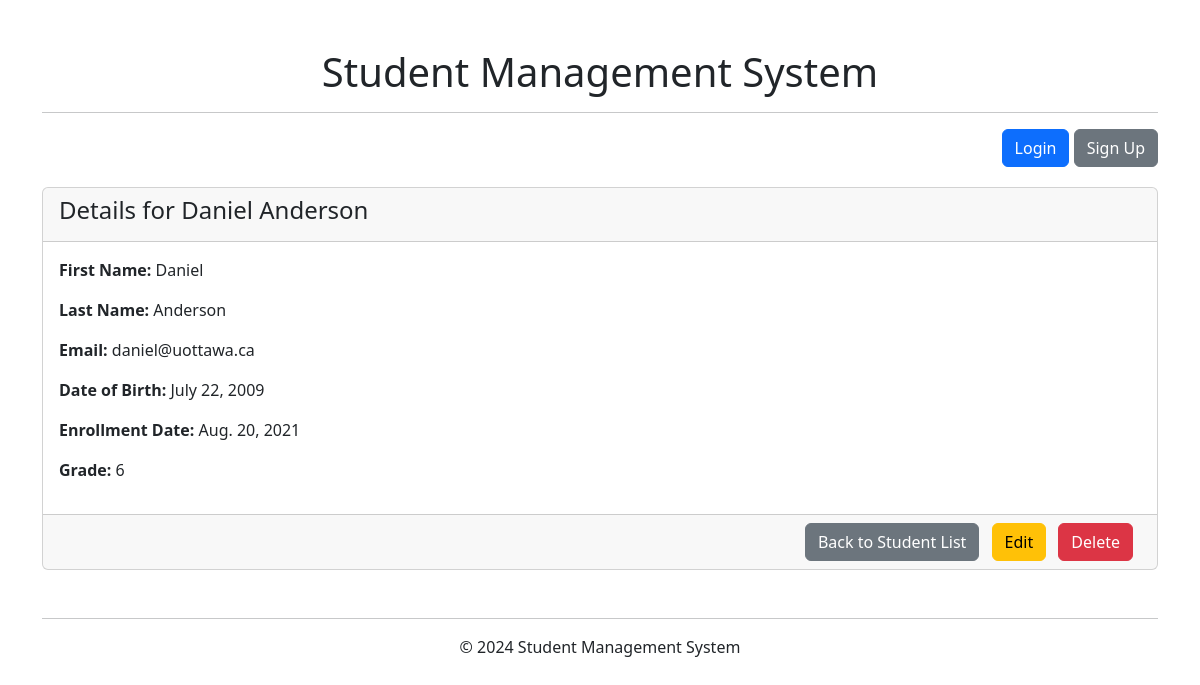
Page /student/29/detail/ on the committed database.
### student/models.py (models this page shows, shortened)
class Student(models.Model):
    first_name = models.CharField(max_length=100)
    last_name = models.CharField(max_length=100)
    email = models.EmailField()
    date_of_birth = models.DateField()
    enrollment_date = models.DateField()
    grade = models.IntegerField()

### student/views.py (the view)
# urls.py: path("student/<int:pk>/detail/", views.student_detail, name="student_detail"),
def student_detail(request, pk):
    student = Student.objects.get(pk=pk)
    return render(request, 'student/detail.html', {'student': student})

### student/templates/student/detail.html (shortened to what this page needs)
{% extends 'base.html' %}
{% block content %}
{% block student %}
<div class="card">
    <div class="card-header">
        <h4>Details for {{ student.first_name }} {{ student.last_name }}</h4>
    </div>
    <div class="card-body">
        <p><strong>First Name:</strong> {{ student.first_name }}</p>
        <p><strong>Last Name:</strong> {{ student.last_name }}</p>
        <p><strong>Email:</strong> {{ student.email }}</p>
        <p><strong>Date of Birth:</strong> {{ student.date_of_birth }}</p>
        <p><strong>Enrollment Date:</strong> {{ student.enrollment_date }}</p>
        <p><strong>Grade:</strong> {{ student.grade }}</p>
    </div>
    <div class="card-footer text-end">
        <a href="{% url 'student_index' %}" class="btn btn-secondary me-2">Back to Student List</a>
        <a href="{% url 'student_edit' student.pk %}" class="btn btn-warning me-2">Edit</a>
        <a href="{% url 'student_delete' student.pk %}" class="btn btn-danger me-2">Delete</a>
    </div>
    {% endblock %}
</div>
{% endblock %}

### rows in the picture
Student: first_name "Daniel", last_name "Anderson", email "daniel@uottawa.ca", date_of_birth "July 22, 2009", enrollment_date "Aug. 20, 2021", grade "6"
